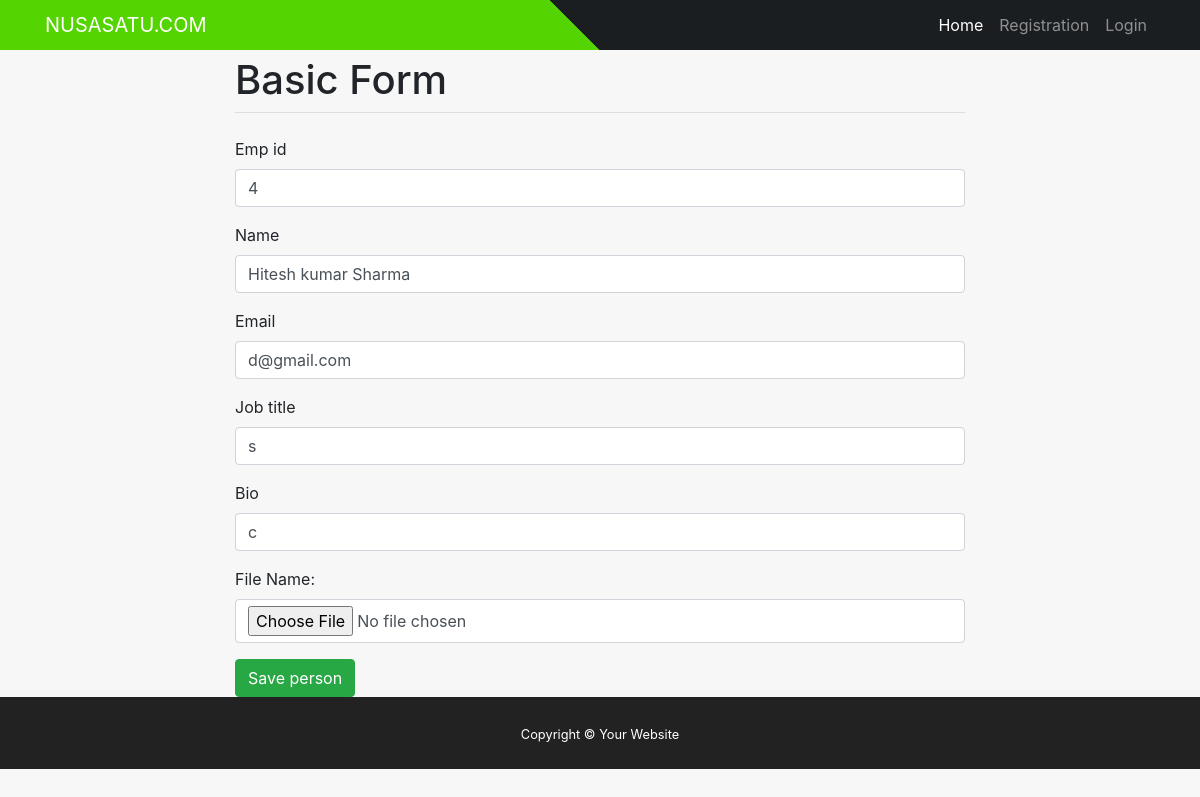
Page /list_view/edit/4 on the earlier database version.
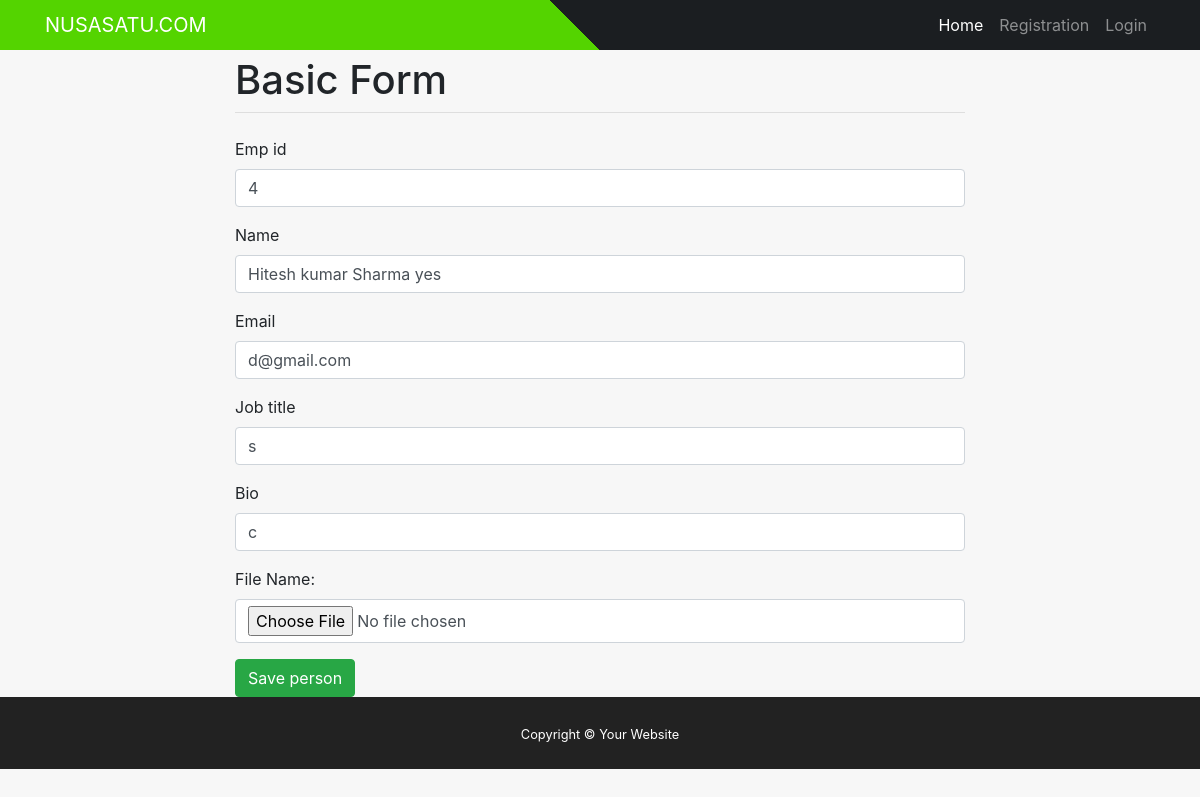
Same page on the later database version.
### mysite/models.py (models this page shows)
class Person(models.Model):
    emp_id = models.IntegerField(primary_key=True)
    name = models.CharField(max_length=130)
    email = models.EmailField(blank=True)
    job_title = models.CharField(max_length=30, blank=True)
    bio = models.TextField(blank=True)
    file = models.FileField(blank=True) # for creating file input

### mysite/views.py (the view)
# urls.py: path('list_view/edit/<int:emp_id>', views.edit, name='edit'),
def edit(request, emp_id):
    mymember = Person.objects.get(emp_id=emp_id)
    template = loader.get_template('edit.html')
    context = {
        'mymember': mymember,
    }
    return HttpResponse(template.render(context, request))

### mysite/templates/edit.html (shortened to what this page needs)
{% include "header.html" %}
{% load crispy_forms_tags %}
<div class="container">
    <div class="row justify-content-center">
      <div class="col-8">
        <h1 class="mt-2">Basic Form</h1>
        <hr class="mt-0 mb-4">
        {% block content %}
        <form method="POST" action="updaterecord/{{ mymember.emp_id }}">
            <div class="form-group">
              <label for="formGroupExampleInput">Emp id</label>
              <input value="{{ mymember.emp_id }}" type="text" class="form-control" name='Emp_id'>
            </div>
            <div class="form-group">
              <label for="formGroupExampleInput2">Name</label>
              <input value="{{ mymember.name }}" type="text" class="form-control" name='Name'>
            </div>
            <div class="form-group">
                <label for="formGroupExampleInput2">Email</label>
                <input value="{{ mymember.email }}" type="text" class="form-control" name='Email'>
            </div>
            <div class="form-group">
                <label for="formGroupExampleInput2">Job title</label>
                <input value="{{ mymember.job_title }}" type="text" class="form-control" name='Job_title'>
            </div>
            <div class="form-group">
                <label for="formGroupExampleInput2">Bio</label>
                <input value="{{ mymember.bio }}" type="text" class="form-control" name='Bio'>
            </div>
            <div class="form-group">
              <label for="formGroupExampleInput2">File Name:</label>
              <input value="{{ mymember.file }}" type="file" class="form-control" name='File'>
          </div>
            <button type="submit" class="btn btn-success">Save person</button>
          </form>
        {% endblock %}
      </div>
    </div>
  </div>
  {% include "footer.html" %}

Differences in the rows shown:
changed Person "d@gmail.com": Name "Hitesh kumar Sharma" → "Hitesh kumar Sharma yes"
